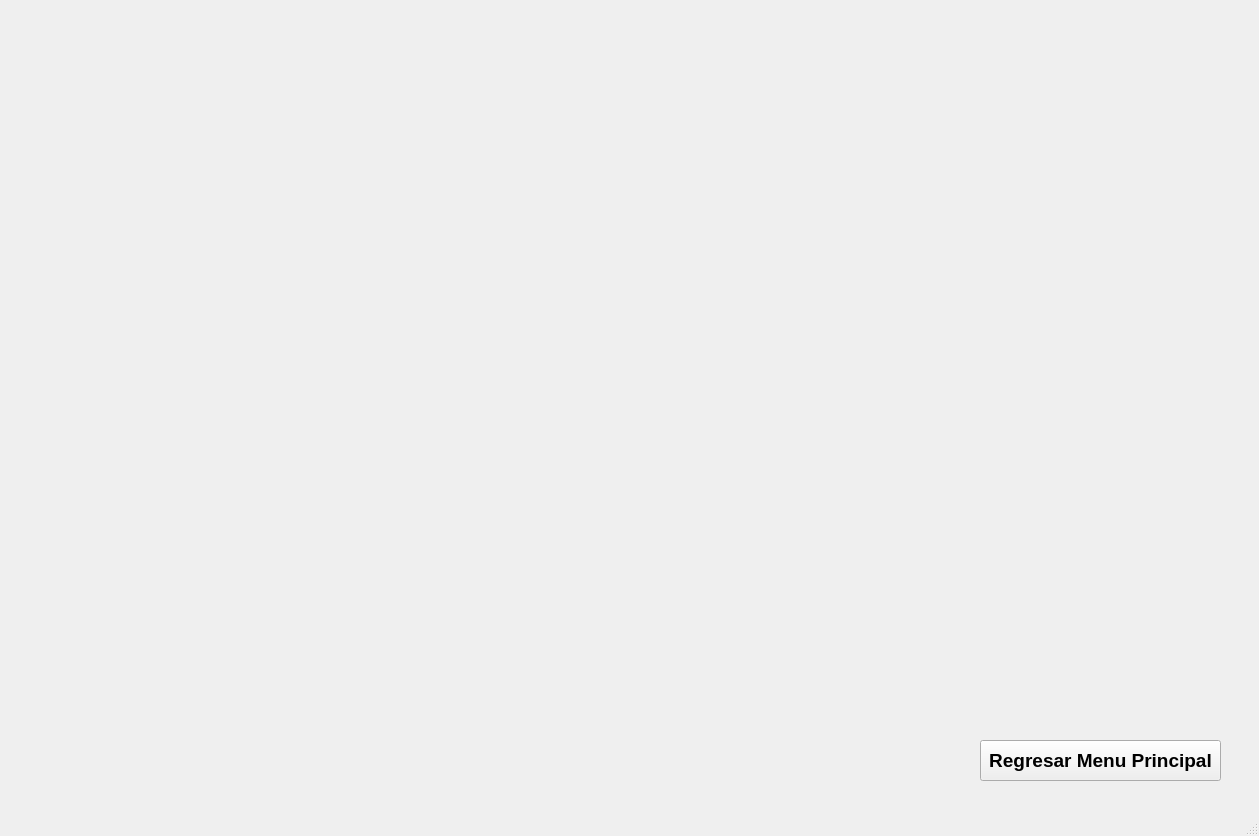
<?xml version="1.0" encoding="UTF-8"?>
<ui version="4.0">
 <class>cframe</class>
 <widget class="QMainWindow" name="cframe">
  <property name="geometry">
   <rect>
    <x>0</x>
    <y>0</y>
    <width>1259</width>
    <height>836</height>
   </rect>
  </property>
  <property name="windowTitle">
   <string>cframe</string>
  </property>
  <widget class="QWidget" name="centralwidget">
   <widget class="QStackedWidget" name="stackedWidget">
    <property name="geometry">
     <rect>
      <x>0</x>
      <y>0</y>
      <width>1241</width>
      <height>721</height>
     </rect>
    </property>
    <property name="currentIndex">
     <number>5</number>
    </property>
    <widget class="QWidget" name="page">
     <widget class="QPushButton" name="pushButton">
      <property name="geometry">
       <rect>
        <x>500</x>
        <y>250</y>
        <width>211</width>
        <height>91</height>
       </rect>
      </property>
      <property name="font">
       <font>
        <family>Segoe UI Black</family>
        <pointsize>18</pointsize>
        <italic>true</italic>
        <bold>true</bold>
       </font>
      </property>
      <property name="styleSheet">
       <string notr="true">background-color: rgb(255, 255, 0);
color: rgb(0, 0, 0);</string>
      </property>
      <property name="text">
       <string>Cliente</string>
      </property>
     </widget>
     <widget class="QPushButton" name="pushButton_2">
      <property name="geometry">
       <rect>
        <x>500</x>
        <y>360</y>
        <width>211</width>
        <height>91</height>
       </rect>
      </property>
      <property name="font">
       <font>
        <family>Segoe UI Black</family>
        <pointsize>18</pointsize>
        <italic>true</italic>
        <bold>true</bold>
       </font>
      </property>
      <property name="styleSheet">
       <string notr="true">background-color: rgb(255, 255, 0);
color: rgb(0, 0, 0);</string>
      </property>
      <property name="text">
       <string>Admin</string>
      </property>
     </widget>
    </widget>
    <widget class="QWidget" name="page_2">
     <widget class="QPushButton" name="btnReservar">
      <property name="geometry">
       <rect>
        <x>510</x>
        <y>210</y>
        <width>161</width>
        <height>81</height>
       </rect>
      </property>
      <property name="font">
       <font>
        <family>Segoe UI Black</family>
        <pointsize>12</pointsize>
        <bold>true</bold>
       </font>
      </property>
      <property name="styleSheet">
       <string notr="true">background-color: rgb(255, 170, 0);
color: rgb(0, 0, 0);</string>
      </property>
      <property name="text">
       <string>Reservar Mesa</string>
      </property>
     </widget>
     <widget class="QPushButton" name="btnMod">
      <property name="geometry">
       <rect>
        <x>490</x>
        <y>300</y>
        <width>211</width>
        <height>81</height>
       </rect>
      </property>
      <property name="font">
       <font>
        <family>Segoe UI Black</family>
        <pointsize>12</pointsize>
        <bold>true</bold>
       </font>
      </property>
      <property name="styleSheet">
       <string notr="true">background-color: rgb(255, 170, 0);
color: rgb(0, 0, 0);</string>
      </property>
      <property name="text">
       <string>Modificar Reservacion</string>
      </property>
     </widget>
     <widget class="QPushButton" name="btnCancel">
      <property name="geometry">
       <rect>
        <x>490</x>
        <y>390</y>
        <width>211</width>
        <height>71</height>
       </rect>
      </property>
      <property name="font">
       <font>
        <family>Segoe UI Black</family>
        <pointsize>12</pointsize>
        <bold>true</bold>
       </font>
      </property>
      <property name="styleSheet">
       <string notr="true">background-color: rgb(255, 170, 0);
color: rgb(0, 0, 0);</string>
      </property>
      <property name="text">
       <string>Cancelar Reservacion</string>
      </property>
     </widget>
    </widget>
    <widget class="QWidget" name="page_3">
     <widget class="QLineEdit" name="nameLineEdit">
      <property name="geometry">
       <rect>
        <x>50</x>
        <y>80</y>
        <width>251</width>
        <height>41</height>
       </rect>
      </property>
      <property name="font">
       <font>
        <pointsize>14</pointsize>
        <italic>false</italic>
        <bold>false</bold>
       </font>
      </property>
     </widget>
     <widget class="QLineEdit" name="contactLineEdit">
      <property name="geometry">
       <rect>
        <x>50</x>
        <y>210</y>
        <width>141</width>
        <height>41</height>
       </rect>
      </property>
      <property name="font">
       <font>
        <pointsize>14</pointsize>
        <italic>false</italic>
        <bold>false</bold>
       </font>
      </property>
     </widget>
     <widget class="QLabel" name="label">
      <property name="geometry">
       <rect>
        <x>50</x>
        <y>45</y>
        <width>351</width>
        <height>21</height>
       </rect>
      </property>
      <property name="font">
       <font>
        <family>Segoe UI Black</family>
        <pointsize>18</pointsize>
        <italic>false</italic>
        <bold>true</bold>
       </font>
      </property>
      <property name="text">
       <string>Nombre:</string>
      </property>
     </widget>
     <widget class="QLabel" name="label_2">
      <property name="geometry">
       <rect>
        <x>50</x>
        <y>170</y>
        <width>401</width>
        <height>21</height>
       </rect>
      </property>
      <property name="font">
       <font>
        <family>Segoe UI Black</family>
        <pointsize>18</pointsize>
        <italic>false</italic>
        <bold>true</bold>
       </font>
      </property>
      <property name="text">
       <string>Numero de Contacto SIN GUION:</string>
      </property>
     </widget>
     <widget class="QLabel" name="label_4">
      <property name="geometry">
       <rect>
        <x>50</x>
        <y>300</y>
        <width>311</width>
        <height>21</height>
       </rect>
      </property>
      <property name="font">
       <font>
        <family>Segoe UI Black</family>
        <pointsize>18</pointsize>
        <italic>false</italic>
        <bold>true</bold>
       </font>
      </property>
      <property name="text">
       <string>Cantidad de Comensales:</string>
      </property>
     </widget>
     <widget class="QSpinBox" name="guestsSpinBox">
      <property name="geometry">
       <rect>
        <x>50</x>
        <y>330</y>
        <width>101</width>
        <height>41</height>
       </rect>
      </property>
      <property name="font">
       <font>
        <pointsize>14</pointsize>
        <italic>false</italic>
        <bold>false</bold>
       </font>
      </property>
     </widget>
     <widget class="QDateTimeEdit" name="dateTimeEdit">
      <property name="geometry">
       <rect>
        <x>630</x>
        <y>110</y>
        <width>211</width>
        <height>51</height>
       </rect>
      </property>
      <property name="dateTime">
       <datetime>
        <hour>10</hour>
        <minute>0</minute>
        <second>0</second>
        <year>2024</year>
        <month>8</month>
        <day>17</day>
       </datetime>
      </property>
     </widget>
     <widget class="QPushButton" name="createReservationButton">
      <property name="geometry">
       <rect>
        <x>720</x>
        <y>360</y>
        <width>211</width>
        <height>91</height>
       </rect>
      </property>
      <property name="font">
       <font>
        <family>Segoe UI Black</family>
        <pointsize>14</pointsize>
        <italic>false</italic>
        <bold>true</bold>
       </font>
      </property>
      <property name="styleSheet">
       <string notr="true">background-color: rgb(255, 170, 0);
color: rgb(0, 0, 0);</string>
      </property>
      <property name="text">
       <string>Crear Reservacion</string>
      </property>
     </widget>
     <widget class="QPushButton" name="viewAvailabilityButton">
      <property name="geometry">
       <rect>
        <x>720</x>
        <y>470</y>
        <width>211</width>
        <height>91</height>
       </rect>
      </property>
      <property name="font">
       <font>
        <family>Segoe UI Black</family>
        <pointsize>14</pointsize>
        <italic>false</italic>
        <bold>true</bold>
       </font>
      </property>
      <property name="styleSheet">
       <string notr="true">background-color: rgb(85, 170, 0);
color: rgb(0, 0, 0);</string>
      </property>
      <property name="text">
       <string>Ver disponiblidad</string>
      </property>
     </widget>
     <widget class="QLabel" name="label_5">
      <property name="geometry">
       <rect>
        <x>630</x>
        <y>70</y>
        <width>351</width>
        <height>21</height>
       </rect>
      </property>
      <property name="font">
       <font>
        <family>Segoe UI Black</family>
        <pointsize>18</pointsize>
        <italic>false</italic>
        <bold>true</bold>
       </font>
      </property>
      <property name="text">
       <string>Fecha A Reservar:</string>
      </property>
     </widget>
    </widget>
    <widget class="QWidget" name="page_4">
     <widget class="QLabel" name="label_6">
      <property name="geometry">
       <rect>
        <x>650</x>
        <y>30</y>
        <width>351</width>
        <height>21</height>
       </rect>
      </property>
      <property name="font">
       <font>
        <family>Segoe UI Black</family>
        <pointsize>18</pointsize>
        <italic>false</italic>
        <bold>true</bold>
       </font>
      </property>
      <property name="text">
       <string>Fecha A Reservar:</string>
      </property>
     </widget>
     <widget class="QLineEdit" name="contactLineEdit2">
      <property name="geometry">
       <rect>
        <x>50</x>
        <y>210</y>
        <width>141</width>
        <height>41</height>
       </rect>
      </property>
      <property name="font">
       <font>
        <pointsize>14</pointsize>
        <italic>false</italic>
        <bold>false</bold>
       </font>
      </property>
     </widget>
     <widget class="QLabel" name="label_7">
      <property name="geometry">
       <rect>
        <x>50</x>
        <y>370</y>
        <width>311</width>
        <height>31</height>
       </rect>
      </property>
      <property name="font">
       <font>
        <family>Segoe UI Black</family>
        <pointsize>18</pointsize>
        <italic>false</italic>
        <bold>true</bold>
       </font>
      </property>
      <property name="text">
       <string>Numero de referencia</string>
      </property>
     </widget>
     <widget class="QPushButton" name="modifyReservationButton">
      <property name="geometry">
       <rect>
        <x>680</x>
        <y>350</y>
        <width>271</width>
        <height>91</height>
       </rect>
      </property>
      <property name="font">
       <font>
        <pointsize>18</pointsize>
        <italic>true</italic>
        <bold>true</bold>
       </font>
      </property>
      <property name="styleSheet">
       <string notr="true">background-color: rgb(255, 85, 0);
color: rgb(0, 0, 0);</string>
      </property>
      <property name="text">
       <string>Modificar Reservacion</string>
      </property>
     </widget>
     <widget class="QLabel" name="label_8">
      <property name="geometry">
       <rect>
        <x>50</x>
        <y>50</y>
        <width>351</width>
        <height>21</height>
       </rect>
      </property>
      <property name="font">
       <font>
        <family>Segoe UI Black</family>
        <pointsize>18</pointsize>
        <italic>false</italic>
        <bold>true</bold>
       </font>
      </property>
      <property name="text">
       <string>Nombre:</string>
      </property>
     </widget>
     <widget class="QLabel" name="label_9">
      <property name="geometry">
       <rect>
        <x>50</x>
        <y>280</y>
        <width>311</width>
        <height>21</height>
       </rect>
      </property>
      <property name="font">
       <font>
        <family>Segoe UI Black</family>
        <pointsize>18</pointsize>
        <italic>false</italic>
        <bold>true</bold>
       </font>
      </property>
      <property name="text">
       <string>Cantidad de Comensales:</string>
      </property>
     </widget>
     <widget class="QDateTimeEdit" name="dateTimeEdit2">
      <property name="geometry">
       <rect>
        <x>650</x>
        <y>70</y>
        <width>211</width>
        <height>51</height>
       </rect>
      </property>
      <property name="dateTime">
       <datetime>
        <hour>10</hour>
        <minute>0</minute>
        <second>0</second>
        <year>2024</year>
        <month>8</month>
        <day>17</day>
       </datetime>
      </property>
     </widget>
     <widget class="QSpinBox" name="guestsSpinBox2">
      <property name="geometry">
       <rect>
        <x>50</x>
        <y>310</y>
        <width>101</width>
        <height>41</height>
       </rect>
      </property>
      <property name="font">
       <font>
        <pointsize>14</pointsize>
        <italic>false</italic>
        <bold>false</bold>
       </font>
      </property>
     </widget>
     <widget class="QLineEdit" name="nameLineEdit2">
      <property name="geometry">
       <rect>
        <x>50</x>
        <y>90</y>
        <width>251</width>
        <height>41</height>
       </rect>
      </property>
      <property name="font">
       <font>
        <pointsize>14</pointsize>
        <italic>false</italic>
        <bold>false</bold>
       </font>
      </property>
     </widget>
     <widget class="QLineEdit" name="referenceLineEdit">
      <property name="geometry">
       <rect>
        <x>50</x>
        <y>400</y>
        <width>121</width>
        <height>61</height>
       </rect>
      </property>
      <property name="font">
       <font>
        <pointsize>14</pointsize>
        <italic>true</italic>
        <bold>true</bold>
       </font>
      </property>
     </widget>
     <widget class="QLabel" name="label_10">
      <property name="geometry">
       <rect>
        <x>50</x>
        <y>170</y>
        <width>401</width>
        <height>21</height>
       </rect>
      </property>
      <property name="font">
       <font>
        <family>Segoe UI Black</family>
        <pointsize>18</pointsize>
        <italic>false</italic>
        <bold>true</bold>
       </font>
      </property>
      <property name="text">
       <string>Numero de Contacto SIN GUION:</string>
      </property>
     </widget>
    </widget>
    <widget class="QWidget" name="page_5">
     <widget class="QPushButton" name="cancelReservationButton">
      <property name="geometry">
       <rect>
        <x>490</x>
        <y>430</y>
        <width>231</width>
        <height>101</height>
       </rect>
      </property>
      <property name="font">
       <font>
        <family>Segoe UI Black</family>
        <pointsize>14</pointsize>
        <italic>true</italic>
        <bold>true</bold>
       </font>
      </property>
      <property name="styleSheet">
       <string notr="true">background-color: rgb(255, 170, 0);
color: rgb(0, 0, 0);</string>
      </property>
      <property name="text">
       <string>Cancelar Reservacion</string>
      </property>
     </widget>
     <widget class="QLabel" name="label_11">
      <property name="geometry">
       <rect>
        <x>430</x>
        <y>240</y>
        <width>441</width>
        <height>31</height>
       </rect>
      </property>
      <property name="font">
       <font>
        <family>Segoe UI Black</family>
        <pointsize>18</pointsize>
        <italic>false</italic>
        <bold>true</bold>
       </font>
      </property>
      <property name="text">
       <string>Ingrese su Numero de referencia</string>
      </property>
     </widget>
     <widget class="QLineEdit" name="referenceLineEdit2">
      <property name="geometry">
       <rect>
        <x>550</x>
        <y>290</y>
        <width>121</width>
        <height>61</height>
       </rect>
      </property>
      <property name="font">
       <font>
        <pointsize>14</pointsize>
        <italic>true</italic>
        <bold>true</bold>
       </font>
      </property>
     </widget>
    </widget>
    <widget class="QWidget" name="page_6"/>
   </widget>
   <widget class="QPushButton" name="btnRegresar">
    <property name="geometry">
     <rect>
      <x>980</x>
      <y>740</y>
      <width>241</width>
      <height>41</height>
     </rect>
    </property>
    <property name="font">
     <font>
      <pointsize>14</pointsize>
      <bold>true</bold>
     </font>
    </property>
    <property name="text">
     <string>Regresar Menu Principal</string>
    </property>
   </widget>
  </widget>
  <widget class="QMenuBar" name="menubar">
   <property name="geometry">
    <rect>
     <x>0</x>
     <y>0</y>
     <width>1259</width>
     <height>21</height>
    </rect>
   </property>
  </widget>
  <widget class="QStatusBar" name="statusbar"/>
 </widget>
 <resources/>
 <connections/>
</ui>
